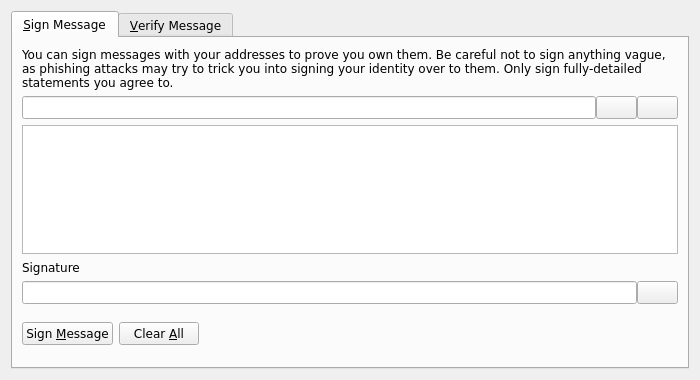
<?xml version="1.0" encoding="UTF-8"?>
<ui version="4.0">
 <class>SignVerifyMessageDialog</class>
 <widget class="QDialog" name="SignVerifyMessageDialog">
  <property name="geometry">
   <rect>
    <x>0</x>
    <y>0</y>
    <width>700</width>
    <height>380</height>
   </rect>
  </property>
  <property name="font">
   <font>
    <family>Verdana</family>
   </font>
  </property>
  <property name="windowTitle">
   <string>Signatures - Sign / Verify a Message</string>
  </property>
  <property name="modal">
   <bool>true</bool>
  </property>
  <layout class="QVBoxLayout" name="verticalLayout">
   <item>
    <widget class="QTabWidget" name="tabWidget">
     <property name="currentIndex">
      <number>0</number>
     </property>
     <widget class="QWidget" name="tabSignMessage">
      <attribute name="title">
       <string>&amp;Sign Message</string>
      </attribute>
      <layout class="QVBoxLayout" name="verticalLayout_SM">
       <item>
        <widget class="QLabel" name="infoLabel_SM">
         <property name="text">
          <string>You can sign messages with your addresses to prove you own them. Be careful not to sign anything vague, as phishing attacks may try to trick you into signing your identity over to them. Only sign fully-detailed statements you agree to.</string>
         </property>
         <property name="textFormat">
          <enum>Qt::PlainText</enum>
         </property>
         <property name="wordWrap">
          <bool>true</bool>
         </property>
        </widget>
       </item>
       <item>
        <layout class="QHBoxLayout" name="horizontalLayout_1_SM">
         <property name="spacing">
          <number>0</number>
         </property>
         <item>
          <widget class="QValidatedLineEdit" name="addressIn_SM">
           <property name="toolTip">
            <string>The address to sign the message with (e.g. Rjg3bVrzrqzxaqgi7nczT1onnGbbMNUwJC)</string>
           </property>
           <property name="maxLength">
            <number>34</number>
           </property>
          </widget>
         </item>
         <item>
          <widget class="QPushButton" name="addressBookButton_SM">
           <property name="toolTip">
            <string>Choose an address from the address book</string>
           </property>
           <property name="text">
            <string/>
           </property>
           <property name="icon">
            <iconset resource="../rapecoin.qrc">
             <normaloff>:/icons/address-book</normaloff>:/icons/address-book</iconset>
           </property>
           <property name="shortcut">
            <string>Alt+A</string>
           </property>
           <property name="autoDefault">
            <bool>false</bool>
           </property>
          </widget>
         </item>
         <item>
          <widget class="QPushButton" name="pasteButton_SM">
           <property name="toolTip">
            <string>Paste address from clipboard</string>
           </property>
           <property name="text">
            <string/>
           </property>
           <property name="icon">
            <iconset resource="../rapecoin.qrc">
             <normaloff>:/icons/editpaste</normaloff>:/icons/editpaste</iconset>
           </property>
           <property name="shortcut">
            <string>Alt+P</string>
           </property>
           <property name="autoDefault">
            <bool>false</bool>
           </property>
          </widget>
         </item>
        </layout>
       </item>
       <item>
        <widget class="QPlainTextEdit" name="messageIn_SM">
         <property name="toolTip">
          <string>Enter the message you want to sign here</string>
         </property>
        </widget>
       </item>
       <item>
        <widget class="QLabel" name="signatureLabel_SM">
         <property name="text">
          <string>Signature</string>
         </property>
         <property name="textFormat">
          <enum>Qt::PlainText</enum>
         </property>
        </widget>
       </item>
       <item>
        <layout class="QHBoxLayout" name="horizontalLayout_2_SM">
         <property name="spacing">
          <number>0</number>
         </property>
         <item>
          <widget class="QLineEdit" name="signatureOut_SM">
           <property name="font">
            <font>
             <italic>true</italic>
            </font>
           </property>
           <property name="readOnly">
            <bool>true</bool>
           </property>
          </widget>
         </item>
         <item>
          <widget class="QPushButton" name="copySignatureButton_SM">
           <property name="toolTip">
            <string>Copy the current signature to the system clipboard</string>
           </property>
           <property name="text">
            <string/>
           </property>
           <property name="icon">
            <iconset resource="../rapecoin.qrc">
             <normaloff>:/icons/editcopy</normaloff>:/icons/editcopy</iconset>
           </property>
           <property name="autoDefault">
            <bool>false</bool>
           </property>
          </widget>
         </item>
        </layout>
       </item>
       <item>
        <layout class="QHBoxLayout" name="horizontalLayout_3_SM">
         <item>
          <widget class="QPushButton" name="signMessageButton_SM">
           <property name="toolTip">
            <string>Sign the message to prove you own this Rapecoin address</string>
           </property>
           <property name="text">
            <string>Sign &amp;Message</string>
           </property>
           <property name="autoDefault">
            <bool>false</bool>
           </property>
          </widget>
         </item>
         <item>
          <widget class="QPushButton" name="clearButton_SM">
           <property name="toolTip">
            <string>Reset all sign message fields</string>
           </property>
           <property name="text">
            <string>Clear &amp;All</string>
           </property>
           <property name="autoDefault">
            <bool>false</bool>
           </property>
          </widget>
         </item>
         <item>
          <spacer name="horizontalSpacer_1_SM">
           <property name="orientation">
            <enum>Qt::Horizontal</enum>
           </property>
           <property name="sizeHint" stdset="0">
            <size>
             <width>40</width>
             <height>48</height>
            </size>
           </property>
          </spacer>
         </item>
         <item>
          <widget class="QLabel" name="statusLabel_SM">
           <property name="font">
            <font>
             <weight>75</weight>
             <bold>true</bold>
            </font>
           </property>
           <property name="text">
            <string/>
           </property>
           <property name="wordWrap">
            <bool>true</bool>
           </property>
          </widget>
         </item>
         <item>
          <spacer name="horizontalSpacer_2_SM">
           <property name="orientation">
            <enum>Qt::Horizontal</enum>
           </property>
           <property name="sizeHint" stdset="0">
            <size>
             <width>40</width>
             <height>48</height>
            </size>
           </property>
          </spacer>
         </item>
        </layout>
       </item>
      </layout>
     </widget>
     <widget class="QWidget" name="tabVerifyMessage">
      <attribute name="title">
       <string>&amp;Verify Message</string>
      </attribute>
      <layout class="QVBoxLayout" name="verticalLayout_VM">
       <item>
        <widget class="QLabel" name="infoLabel_VM">
         <property name="text">
          <string>Enter the signing address, message (ensure you copy line breaks, spaces, tabs, etc. exactly) and signature below to verify the message. Be careful not to read more into the signature than what is in the signed message itself, to avoid being tricked by a man-in-the-middle attack.</string>
         </property>
         <property name="textFormat">
          <enum>Qt::PlainText</enum>
         </property>
         <property name="alignment">
          <set>Qt::AlignLeading|Qt::AlignLeft|Qt::AlignTop</set>
         </property>
         <property name="wordWrap">
          <bool>true</bool>
         </property>
        </widget>
       </item>
       <item>
        <layout class="QHBoxLayout" name="horizontalLayout_1_VM">
         <property name="spacing">
          <number>0</number>
         </property>
         <item>
          <widget class="QValidatedLineEdit" name="addressIn_VM">
           <property name="toolTip">
            <string>The address the message was signed with (e.g. Ler4HNAEfwYhBmGXcFP2Po1NpRUEiK8km2)</string>
           </property>
           <property name="maxLength">
            <number>34</number>
           </property>
          </widget>
         </item>
         <item>
          <widget class="QPushButton" name="addressBookButton_VM">
           <property name="toolTip">
            <string>Choose an address from the address book</string>
           </property>
           <property name="text">
            <string/>
           </property>
           <property name="icon">
            <iconset resource="../rapecoin.qrc">
             <normaloff>:/icons/address-book</normaloff>:/icons/address-book</iconset>
           </property>
           <property name="shortcut">
            <string>Alt+A</string>
           </property>
           <property name="autoDefault">
            <bool>false</bool>
           </property>
          </widget>
         </item>
        </layout>
       </item>
       <item>
        <widget class="QPlainTextEdit" name="messageIn_VM"/>
       </item>
       <item>
        <widget class="QValidatedLineEdit" name="signatureIn_VM"/>
       </item>
       <item>
        <layout class="QHBoxLayout" name="horizontalLayout_2_VM">
         <item>
          <widget class="QPushButton" name="verifyMessageButton_VM">
           <property name="toolTip">
            <string>Verify the message to ensure it was signed with the specified Rapecoin address</string>
           </property>
           <property name="text">
            <string>Verify &amp;Message</string>
           </property>
           <property name="autoDefault">
            <bool>false</bool>
           </property>
          </widget>
         </item>
         <item>
          <widget class="QPushButton" name="clearButton_VM">
           <property name="toolTip">
            <string>Reset all verify message fields</string>
           </property>
           <property name="text">
            <string>Clear &amp;All</string>
           </property>
           <property name="autoDefault">
            <bool>false</bool>
           </property>
          </widget>
         </item>
         <item>
          <spacer name="horizontalSpacer_1_VM">
           <property name="orientation">
            <enum>Qt::Horizontal</enum>
           </property>
           <property name="sizeHint" stdset="0">
            <size>
             <width>40</width>
             <height>48</height>
            </size>
           </property>
          </spacer>
         </item>
         <item>
          <widget class="QLabel" name="statusLabel_VM">
           <property name="font">
            <font>
             <weight>75</weight>
             <bold>true</bold>
            </font>
           </property>
           <property name="text">
            <string/>
           </property>
           <property name="wordWrap">
            <bool>true</bool>
           </property>
          </widget>
         </item>
         <item>
          <spacer name="horizontalSpacer_2_VM">
           <property name="orientation">
            <enum>Qt::Horizontal</enum>
           </property>
           <property name="sizeHint" stdset="0">
            <size>
             <width>40</width>
             <height>48</height>
            </size>
           </property>
          </spacer>
         </item>
        </layout>
       </item>
      </layout>
     </widget>
    </widget>
   </item>
  </layout>
 </widget>
 <customwidgets>
  <customwidget>
   <class>QValidatedLineEdit</class>
   <extends>QLineEdit</extends>
   <header>qvalidatedlineedit.h</header>
  </customwidget>
 </customwidgets>
 <resources>
  <include location="../rapecoin.qrc"/>
 </resources>
 <connections/>
</ui>
